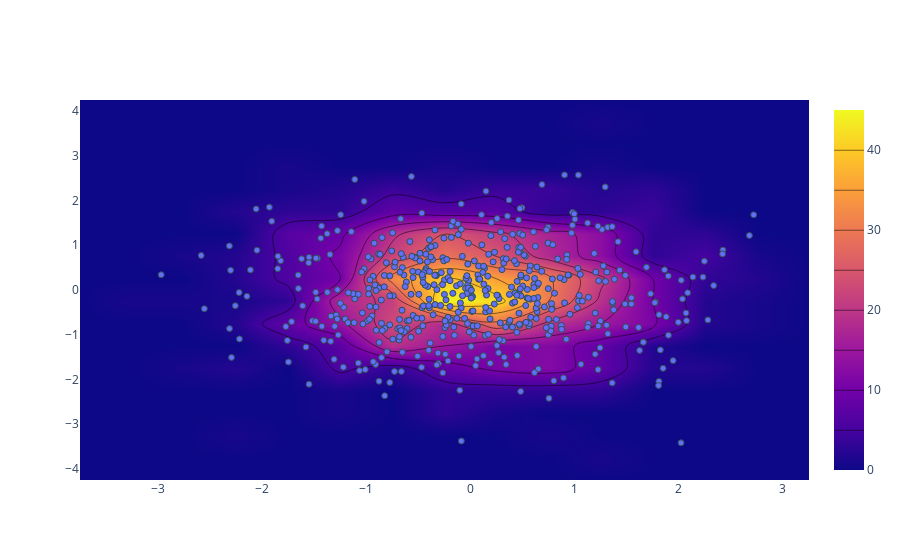

Write notebook code for a chart like this one.
### Code cell
N=500
x = np.random.randn(N)
y = np.random.randn(N)
fig.data[0]['x']=x
fig.data[0]['y']=y
fig.show()

### Figure 1 — Plotly figure (JSON) as saved in the notebook; plotly's stock layout.template omitted (floating-point values rounded to 4 significant figures; data arrays with more than 128 entries replaced by an {"elided": "..."} marker saying what was removed)
{"data": [{"marker": {"line": {"color": "DarkSlateGrey", "width": 1}}, "mode": "markers", "type": "scatter", "x": {"elided": "500 float values"}, "y": {"elided": "500 float values"}}, {"contours": {"coloring": "heatmap"}, "type": "histogram2dcontour", "x": {"elided": "1000 float values"}, "y": {"elided": "1000 float values"}}], "layout": {}}
